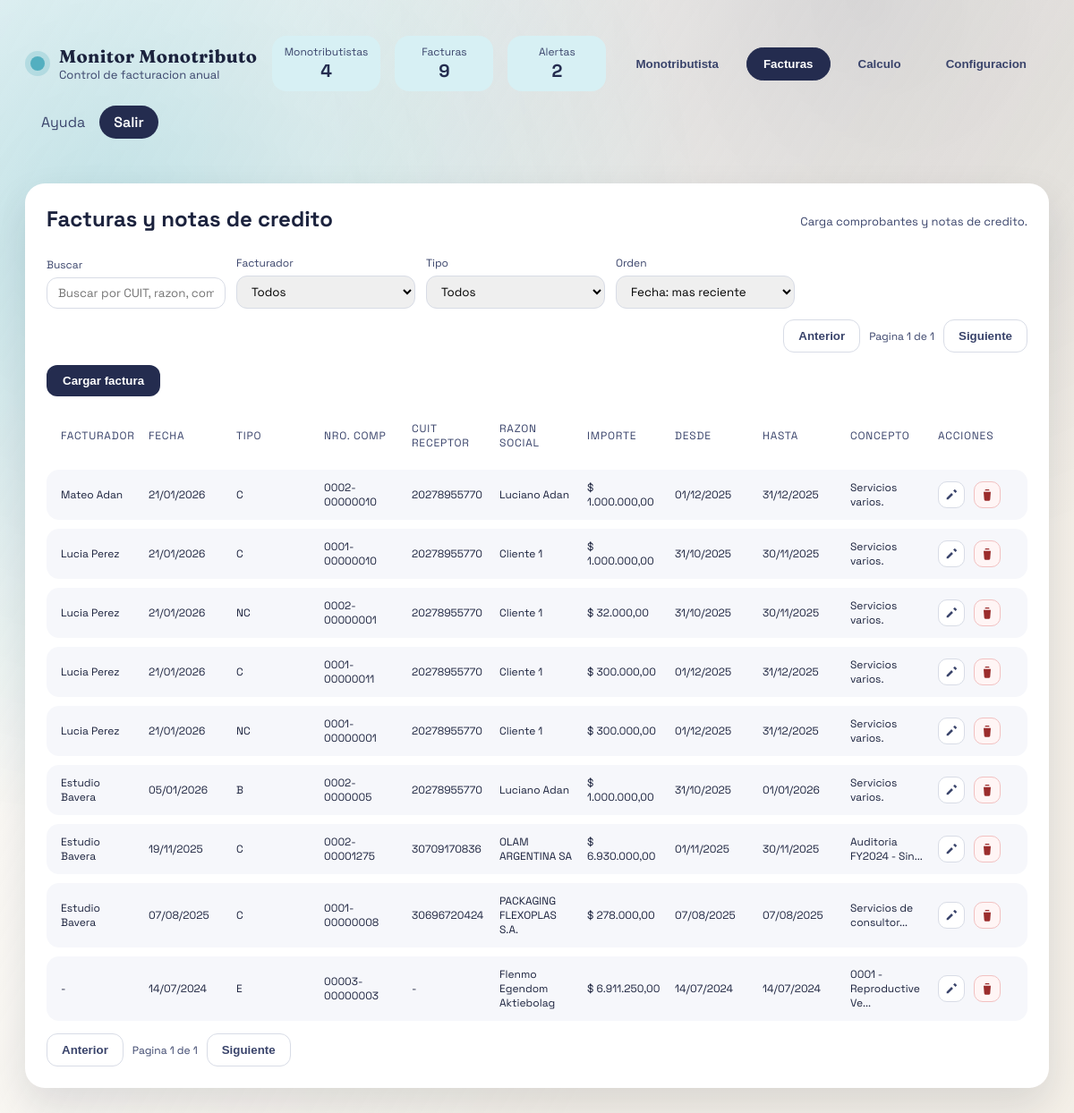
Page /?tab=facturas (signed in) on the committed database.
### website/models.py (models this page shows)
class Monotributista(db.Model):
    id = db.Column(db.Integer, primary_key=True)
    razon_social = db.Column(db.String(160), nullable=False)
    cuit = db.Column(db.String(20), nullable=False)
    clave_fiscal = db.Column(db.String(120), nullable=False)
    categoria_actual_id = db.Column(db.Integer, db.ForeignKey("categoria.id"))
    categoria_corresponde_id = db.Column(db.Integer, db.ForeignKey("categoria.id"))
    categoria_actual = db.relationship(
        "Categoria", foreign_keys=[categoria_actual_id], lazy="joined"
    )
    categoria_corresponde = db.relationship(
        "Categoria", foreign_keys=[categoria_corresponde_id], lazy="joined"
    )
    facturas = db.relationship(
        "Factura", back_populates="monotributista", cascade="all, delete-orphan"
    )

class Factura(db.Model):
    id = db.Column(db.Integer, primary_key=True)
    monotributista_id = db.Column(db.Integer, db.ForeignKey("monotributista.id"))
    fecha = db.Column(db.Date, nullable=False)
    tipo_comp = db.Column(db.String(10), nullable=False)
    numero_comp = db.Column(db.String(30), nullable=False)
    cuit_receptor = db.Column(db.String(20))
    razon_social_receptor = db.Column(db.String(160))
    importe_total = db.Column(db.Numeric(14, 2), nullable=False)
    fecha_desde = db.Column(db.Date)
    fecha_hasta = db.Column(db.Date)
    concepto = db.Column(db.String(240))
    monotributista = db.relationship("Monotributista", back_populates="facturas")

### website/views.py (the view)
@main_bp.route("/")
@login_required
def dashboard():
    active_tab = request.args.get("tab", "monotributistas")
    anchor_param = request.args.get("anchor")
    anchor_date = parse_anchor(anchor_param) or date.today().replace(day=1)
    anchor_value = f"{anchor_date.year:04d}-{anchor_date.month:02d}"
    monotributistas_raw = Monotributista.query.order_by(Monotributista.razon_social).all()
    categorias_raw = Categoria.query.order_by(Categoria.orden).all()
    categorias_sorted = sorted(categorias_raw, key=lambda item: item.tope_facturacion)
    facturas_raw = Factura.query.order_by(Factura.fecha.desc()).all()
    anchor_actual = date.today().replace(day=1)
    monotributistas = []
    for item in monotributistas_raw:
        _, total_actual = calcular_totales(item, anchor_actual)
        corresponde = categoria_por_total(total_actual, categorias_sorted) or item.categoria_actual
        monotributistas.append(
            {
                "id": item.id,
                "razon_social": item.razon_social,
                "cuit": item.cuit,
                "clave_fiscal": item.clave_fiscal,
                "categoria_actual": item.categoria_actual.nombre if item.categoria_actual else "-",
                "categoria_corresponde": (
                    corresponde.nombre if corresponde else (item.categoria_actual.nombre if item.categoria_actual else "-")
                ),
                "estado_categoria": estado_categoria(item.categoria_actual, corresponde),
            }
        )
    facturas = [
        {
            "id": item.id,
            "facturador": item.monotributista.razon_social if item.monotributista else "-",
            "fecha": format_date(item.fecha),
            "fecha_iso": item.fecha.isoformat(),
            "tipo": item.tipo_comp,
            "numero": item.numero_comp,
            "cuit_receptor": item.cuit_receptor or "-",
            "razon_receptor": item.razon_social_receptor or "-",
            "importe": format_currency(item.importe_total),
            "importe_raw": str(item.importe_total),
            "desde": format_date(item.fecha_desde),
            "hasta": format_date(item.fecha_hasta),
            "concepto": item.concepto or "-",
        }
        for item in facturas_raw
    ]
    seleccionado_id = request.args.get("monotributista")
    seleccionado = None
    if seleccionado_id:
        seleccionado = Monotributista.query.get(int(seleccionado_id))
    if not seleccionado and monotributistas_raw:
        seleccionado = monotributistas_raw[0]
    detalle = (
        build_calculo(seleccionado, anchor_date, categorias_sorted)
        if seleccionado
        else None
    )
    return render_template(
        "dashboard.html",
        monotributistas=monotributistas,
        facturas=facturas,
        categorias=categorias_raw,
        categorias_table=[
            {
                "id": categoria.id,
                "nombre": categoria.nombre,
                "orden": categoria.orden,
                "tope": format_currency(categoria.tope_facturacion),
            }
            for categoria in categorias_raw
        ],
        monotributistas_select=monotributistas_raw,
        seleccionado_id=seleccionado.id if seleccionado else None,
        detalle=detalle,
        active_tab=active_tab,
        anchor_value=anchor_value,
    )

### website/models.py (called while the page is built)
def get_user_by_id(user_id: str) -> User | None:
    if not user_id:
        return None
    return User.query.get(int(user_id))

### website/views.py (called while the page is built)
def format_date(value: date | None) -> str:
    if not value:
        return ""
    return value.strftime("%d/%m/%Y")

def format_currency(value: Decimal | None) -> str:
    if value is None:
        return ""
    value = value.quantize(Decimal("0.01"))
    sign = "-" if value < 0 else ""
    value = abs(value)
    whole = int(value)
    cents = int((value - whole) * 100)
    whole_str = f"{whole:,}".replace(",", ".")
    return f"{sign}$ {whole_str},{cents:02d}"

def last_12_months(anchor: date):
    months = []
    year = anchor.year
    month = anchor.month
    for _ in range(12):
        months.append((year, month))
        month -= 1
        if month == 0:
            month = 12
            year -= 1
    return list(reversed(months))

def parse_anchor(value: str | None):
    if not value:
        return None
    try:
        year_str, month_str = value.split("-")
        return date(int(year_str), int(month_str), 1)
    except (ValueError, TypeError):
        return None

def categoria_por_total(total: Decimal, categorias: list[Categoria]):
    if not categorias:
        return None
    total = total.quantize(Decimal("0.01"))
    for categoria in categorias:
        if total <= categoria.tope_facturacion:
            return categoria
    return categorias[-1]

def estado_categoria(actual: Categoria | None, corresponde: Categoria | None) -> str:
    if not actual or not corresponde:
        return "mantiene"
    if corresponde.orden > actual.orden:
        return "sube"
    if corresponde.orden < actual.orden:
        return "baja"
    return "mantiene"

### website/templates/dashboard.html (shortened to what this page needs)
{% extends "base.html" %}
{% block header_row_content %}
<div class="topbar__meta">
  <div class="hero__stats hero__stats--compact">
    <div class="stat">
      <span>Monotributistas</span>
      <strong>{{ monotributistas | length }}</strong>
    </div>
    <div class="stat">
      <span>Facturas</span>
      <strong>{{ facturas | length }}</strong>
    </div>
    <div class="stat">
      <span>Alertas</span>
      <strong>2</strong>
    </div>
  </div>
  <div class="tabs__controls tabs__controls--topbar">
    <button class="tab {% if active_tab == 'monotributistas' %}is-active{% endif %}" data-tab="monotributistas">Monotributista</button>
    <button class="tab {% if active_tab == 'facturas' %}is-active{% endif %}" data-tab="facturas">Facturas</button>
    <button class="tab {% if active_tab == 'calculo' %}is-active{% endif %}" data-tab="calculo">Calculo</button>
    <button class="tab {% if active_tab == 'configuracion' %}is-active{% endif %}" data-tab="configuracion">Configuracion</button>
  </div>
</div>
{% endblock %}
{% block content %}
<section class="tabs">
  <div class="tabs__panel {% if active_tab == 'facturas' %}is-active{% endif %}" id="facturas">
    <div class="panel__header">
      <h2>Facturas y notas de credito</h2>
      <span class="panel__hint">Carga comprobantes y notas de credito.</span>
    </div>
    <div class="table-tools">
      <label class="field field--inline">
        Buscar
        <input type="text" id="facturaSearch" placeholder="Buscar por CUIT, razon, comp...">
      </label>
      <label class="field field--inline">
        Facturador
        <select id="facturaFacturador">
          <option value="">Todos</option>
        </select>
      </label>
      <label class="field field--inline">
        Tipo
        <select id="facturaTipo">
          <option value="">Todos</option>
        </select>
      </label>
      <label class="field field--inline">
        Orden
        <select id="facturaOrden">
          <option value="fecha_desc">Fecha: mas reciente</option>
        </select>
      </label>
      <div class="pagination pagination--top" data-pagination="facturas-top">
        <button class="ghost-button" type="button" data-page="prev">Anterior</button>
        <span class="pagination__info" data-page-info>Pagina 1 de 1</span>
        <button class="ghost-button" type="button" data-page="next">Siguiente</button>
      </div>
    </div>
    <div class="panel__actions">
      <button class="primary" type="button" data-open="factura">Cargar factura</button>
    </div>
    <div class="table table--dense">
      <div class="table__row table__head table__row--facturas">
        <span>Facturador</span>
        <span>Fecha</span>
        <span>Tipo</span>
        <span>Nro. Comp</span>
        <span>CUIT Receptor</span>
        <span>Razon Social</span>
        <span>Importe</span>
        <span>Desde</span>
        <span>Hasta</span>
        <span>Concepto</span>
        <span>Acciones</span>
      </div>
      {% for item in facturas %}
      <div class="table__row table__row--facturas is-clickable" role="button" tabindex="0" data-row="factura" data-tipo="{{ item.tipo }}" data-fecha="{{ item.fecha_iso }}" data-fecha-label="{{ item.fecha }}" data-importe="{{ item.importe_raw }}" data-importe-label="{{ item.importe }}" data-facturador="{{ item.facturador }}" data-numero="{{ item.numero }}" data-cuit-receptor="{{ item.cuit_receptor }}" data-razon-receptor="{{ item.razon_receptor }}" data-desde="{{ item.desde }}" data-hasta="{{ item.hasta }}" data-concepto="{{ item.concepto }}" data-search="{{ (item.facturador ~ ' ' ~ item.fecha ~ ' ' ~ item.tipo ~ ' ' ~ item.numero ~ ' ' ~ item.cuit_receptor ~ ' ' ~ item.razon_receptor ~ ' ' ~ item.importe ~ ' ' ~ item.desde ~ ' ' ~ item.hasta ~ ' ' ~ item.concepto) | lower }}">
        <span>{{ item.facturador }}</span>
        <span>{{ item.fecha }}</span>
        <span>{{ item.tipo }}</span>
        <span>{{ item.numero }}</span>
        <span>{{ item.cuit_receptor }}</span>
        <span>{{ item.razon_receptor }}</span>
        <span>{{ item.importe }}</span>
        <span>{{ item.desde }}</span>
        <span>{{ item.hasta }}</span>
        <span>
          {% if item.concepto|length > 25 %}
            {{ item.concepto[:22] ~ "..." }}
          {% else %}
            {{ item.concepto }}
          {% endif %}
        </span>
        <span class="row-actions">
          <a class="icon-link" href="{{ url_for('main.edit_factura', factura_id=item.id) }}" aria-label="Editar">
            <svg viewBox="0 0 24 24" aria-hidden="true" focusable="false">
              <path d="M4 17.25V20h2.75l8.1-8.1-2.75-2.75-8.1 8.1zM20.7 7.04a1 1 0 0 0 0-1.41l-2.34-2.34a1 1 0 0 0-1.41 0l-1.83 1.83 3.75 3.75 1.83-1.83z" fill="currentColor"/>
            </svg>
          </a>
          <form method="post" action="{{ url_for('main.delete_factura', factura_id=item.id) }}" data-confirm="Confirmar eliminacion de la factura?">
            <button class="icon-link icon-link--danger" type="submit" aria-label="Eliminar" title="Eliminar">
              <svg viewBox="0 0 24 24" aria-hidden="true" focusable="false">
                <path d="M6 7h12l-1 13a2 2 0 0 1-2 2H9a2 2 0 0 1-2-2L6 7zm3-4h6l1 2H8l1-2z" fill="currentColor"/>
              </svg>
            </button>
          </form>
        </span>
      </div>
      {% endfor %}
    </div>
    <div class="pagination pagination--bottom" data-pagination="facturas-bottom">
      <button class="ghost-button" type="button" data-page="prev">Anterior</button>
      <span class="pagination__info" data-page-info>Pagina 1 de 1</span>
      <button class="ghost-button" type="button" data-page="next">Siguiente</button>
    </div>
  </div>
</section>
{% endblock %}

### website/static/css/style.css (style rules this page uses)
:root { --blue: #242c4f; --sky: #53afc0; --white: #ffffff; --sand: #f4f0e8; --navy-90: #1b223d; --navy-40: #3a446b; --mint: #d7f0f4; --rose: #f9d3c8; --sun: #f6d98d; --shadow: 0 20px 45px rgba(20, 28, 52, 0.12); }
* { box-sizing: border-box; }
body { margin: 0; font-family: 'Space Grotesk', 'Trebuchet MS', sans-serif; background: var(--sand); color: var(--navy-90); }
.page { min-height: 100vh; position: relative; padding: 28px 28px 60px; }
.topbar__meta { display: flex; align-items: center; flex-wrap: wrap; gap: 14px; }
.hero__stats { display: flex; gap: 16px; }
.hero__stats--compact { margin-left: auto; flex-wrap: wrap; }
.stat { background: var(--mint); border-radius: 16px; padding: 14px 18px; min-width: 120px; text-align: center; }
.hero__stats--compact .stat { padding: 10px 14px; min-width: 110px; }
.stat span { display: block; font-size: 12px; color: var(--navy-40); }
.stat strong { font-size: 20px; color: var(--blue); }
.tabs { margin-top: 28px; }
.tabs__controls { display: flex; gap: 12px; flex-wrap: wrap; }
.tabs__controls--topbar { margin-left: auto; }
.tab { background: transparent; border: 1px solid transparent; padding: 10px 18px; border-radius: 999px; cursor: pointer; font-weight: 600; color: var(--navy-40); }
.tab.is-active { background: var(--blue); color: var(--white); border-color: var(--blue); }
.tabs__panel { display: none; margin-top: 22px; background: var(--white); border-radius: 22px; padding: 24px; box-shadow: var(--shadow); }
.tabs__panel.is-active { display: block; animation: fade 0.4s ease-in; }
.panel__header { display: flex; justify-content: space-between; align-items: center; gap: 20px; margin-bottom: 20px; }
.panel__header h2 { margin: 0 0 6px; }
.panel__hint { color: var(--navy-40); font-size: 13px; }
.panel__actions { margin-bottom: 16px; }
.table-tools { display: flex; flex-wrap: wrap; gap: 12px; align-items: flex-end; margin-bottom: 14px; }
.pagination { display: inline-flex; gap: 10px; align-items: center; }
.pagination__info { font-size: 12px; color: var(--navy-40); }
.pagination--top { margin-left: auto; }
.pagination--bottom { justify-content: flex-end; margin-top: 14px; }
.field { display: grid; gap: 6px; font-size: 12px; color: var(--navy-40); }
.field--inline { min-width: 200px; }
.field input, .field select { border: 1px solid #d8dce6; border-radius: 12px; padding: 8px 12px; font-family: inherit; }
.table { display: grid; gap: 10px; }
.table__row { display: grid; gap: 14px; padding: 12px 16px; border-radius: 14px; background: #f6f7fb; align-items: center; animation: fade 0.5s ease-in; }
.table__row.is-clickable { cursor: pointer; }
.table__row--facturas { grid-template-columns: repeat(11, minmax(0, 1fr)); font-size: 12px; }
.table__head { background: transparent; font-size: 12px; text-transform: uppercase; letter-spacing: 0.8px; color: var(--navy-40); }
.row-actions { display: inline-flex; gap: 10px; align-items: center; }
.icon-link { display: inline-flex; align-items: center; justify-content: center; width: 30px; height: 30px; border-radius: 10px; border: 1px solid #d8dce6; background: var(--white); color: var(--navy-40); text-decoration: none; cursor: pointer; padding: 0; }
.icon-link svg { width: 16px; height: 16px; }
.icon-link--danger { color: #9b2c2c; border-color: #f2c1c1; background: #fff5f5; }
.primary { background: var(--blue); color: var(--white); border: none; padding: 10px 18px; border-radius: 12px; cursor: pointer; font-weight: 600; justify-self: start; }
.ghost-button { border: 1px solid #d8dce6; background: transparent; color: var(--navy-40); padding: 10px 16px; border-radius: 12px; cursor: pointer; font-weight: 600; }

### rows in the picture
Monotributista: facturador "Mateo Adan"
Factura: numero "0002-00000010", cuit_receptor "20278955770", razon_receptor "Luciano Adan", concepto "Servicios varios."
Monotributista: facturador "Lucia Perez" "Lucia Perez" "Lucia Perez" "Lucia Perez"
Factura: numero "0001-00000010", cuit_receptor "20278955770", razon_receptor "Cliente 1", concepto "Servicios varios."
Factura: tipo "NC", numero "0002-00000001", cuit_receptor "20278955770", razon_receptor "Cliente 1", concepto "Servicios varios."
Factura: numero "0001-00000011", cuit_receptor "20278955770", razon_receptor "Cliente 1", concepto "Servicios varios."
Factura: tipo "NC", numero "0001-00000001", cuit_receptor "20278955770", razon_receptor "Cliente 1", concepto "Servicios varios."
Factura: facturador "Estudio Bavera", fecha "05/01/2026", tipo "B", numero "0002-0000005", cuit_receptor "20278955770", razon_receptor "Luciano Adan", importe "$ 1.000.000,00", desde "31/10/2025", hasta "01/01/2026", concepto "Servicios varios."
Factura: facturador "Estudio Bavera", fecha "19/11/2025", tipo "C", numero "0002-00001275", cuit_receptor "30709170836", razon_receptor "OLAM ARGENTINA SA", importe "$ 6.930.000,00", desde "01/11/2025", hasta "30/11/2025", concepto "Auditoria FY2024 - Sin..."
Factura: facturador "Estudio Bavera", fecha "07/08/2025", tipo "C", numero "0001-00000008", cuit_receptor "30696720424", razon_receptor "PACKAGING FLEXOPLAS S.A.", importe "$ 278.000,00", desde "07/08/2025", hasta "07/08/2025", concepto "Servicios de consultor..."
Factura: facturador "-", fecha "14/07/2024", tipo "E", numero "00003-00000003", cuit_receptor "-", razon_receptor "Flenmo Egendom Aktiebolag", importe "$ 6.911.250,00", desde "14/07/2024", hasta "14/07/2024", concepto "0001 - Reproductive Ve..."

### other values in the picture
{{ monotributistas | length }} "4"
{{ facturas | length }} "9"
{{ item.fecha }} "21/01/2026" "21/01/2026" "21/01/2026" "21/01/2026" "21/01/2026"
{{ item.tipo }} "C" "C" "C"
{{ item.importe }} "$ 1.000.000,00" "$ 1.000.000,00" "$ 32.000,00" "$ 300.000,00" "$ 300.000,00"
{{ item.desde }} "01/12/2025" "31/10/2025" "31/10/2025" "01/12/2025" "01/12/2025"
{{ item.hasta }} "31/12/2025" "30/11/2025" "30/11/2025" "31/12/2025" "31/12/2025"
